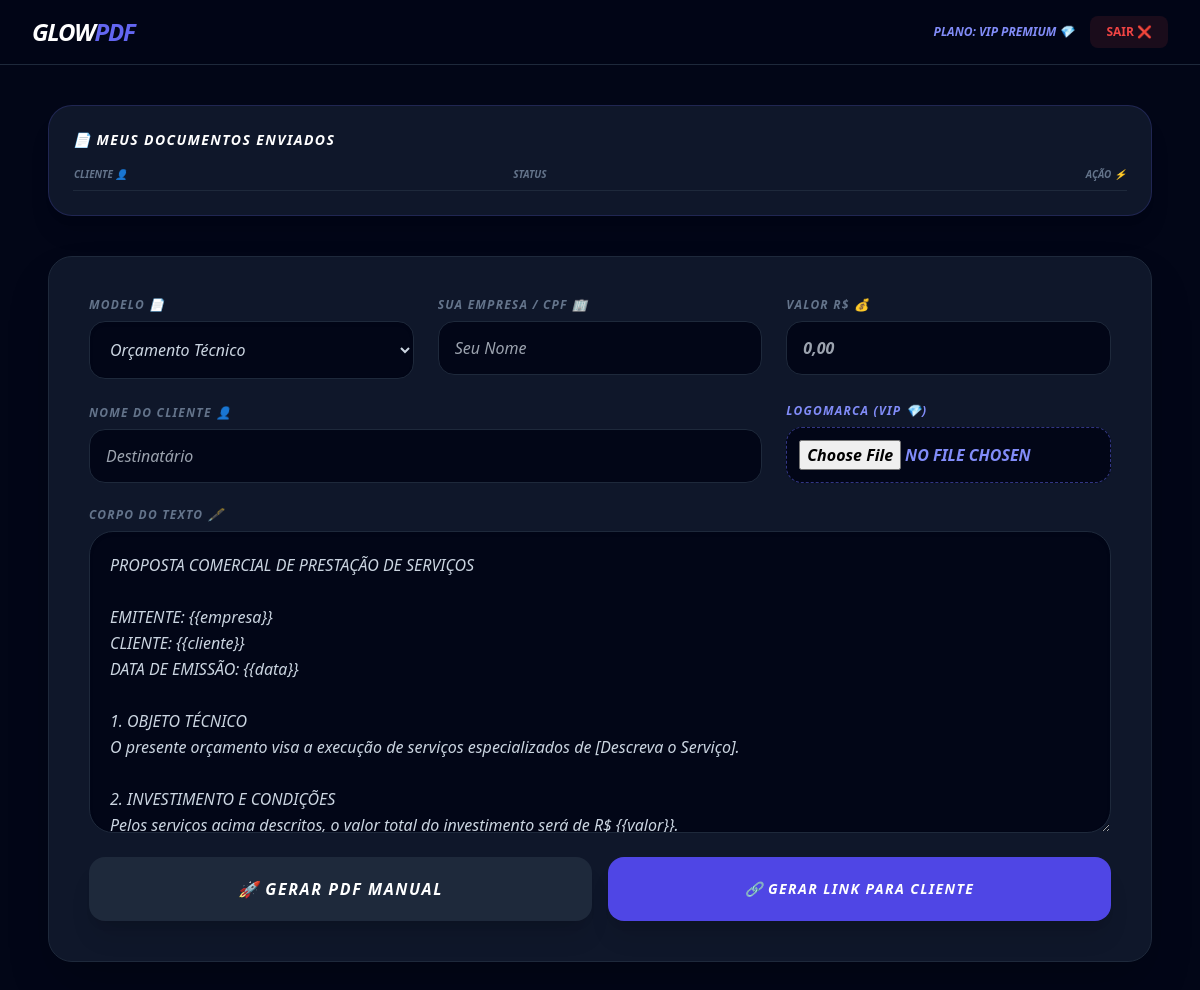
The page /index.php (signed in) on the database as committed earlier.
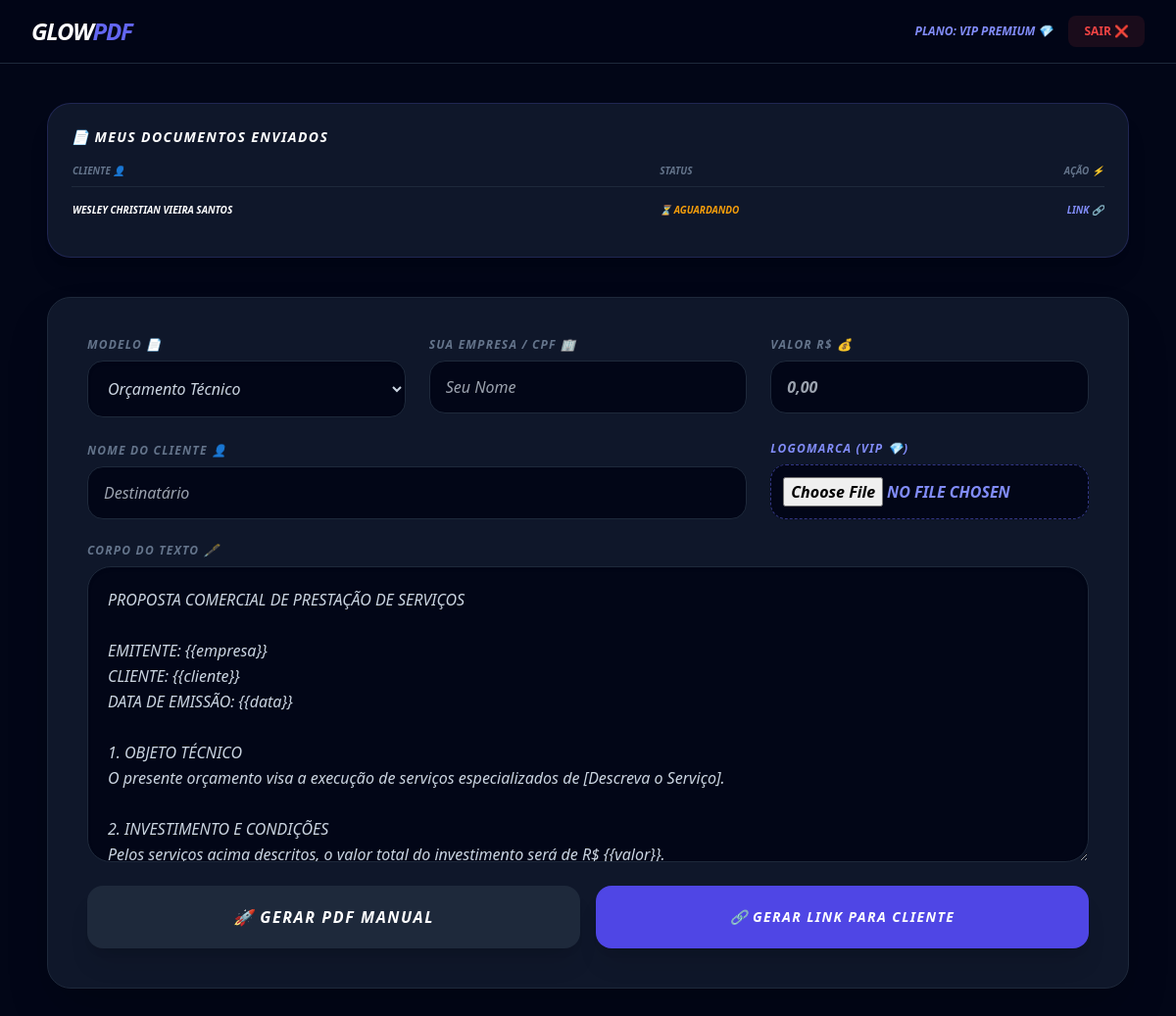
The same page on the database as committed later.
### tables this page shows
CREATE TABLE documentos (
    id INTEGER PRIMARY KEY AUTOINCREMENT,
    token VARCHAR(100) DEFAULT NULL,
    usuario_id INTEGER DEFAULT NULL,
    tipo VARCHAR(100) DEFAULT NULL,
    empresa VARCHAR(255) DEFAULT NULL,
    cliente VARCHAR(255) DEFAULT NULL,
    valor VARCHAR(50) DEFAULT NULL,
    descricao TEXT DEFAULT NULL,
    logo_empresa LONGTEXT DEFAULT NULL,
    assinatura_cliente LONGTEXT DEFAULT NULL,
    assinatura_empresa LONGTEXT DEFAULT NULL,
    status TEXT DEFAULT "pendente" CHECK(status IN ("pendente","assinado_cliente","assinado")),
    criado_em DATETIME DEFAULT CURRENT_TIMESTAMP
);

### index.php (the view, shortened to what this page needs)
<?php
try {
    $pdo = new PDO("sqlite:glow.db");
$pdo->setAttribute(PDO::ATTR_ERRMODE, PDO::ERRMODE_EXCEPTION);
} catch (Exception $e) {
    die("Erro ao conectar no banco de dados: " . $e->getMessage());
}
$hoje = date("Y-m-d"); $is_pro = false;
if (isset($_SESSION["user"]) && isset($pdo)) {
    $stmt = $pdo->prepare("SELECT status, expira_em FROM usuarios WHERE id = ?");
    $stmt->execute([$_SESSION["user"]["id"]]);
    $check = $stmt->fetch();
    if ($check && $check["status"] === "ativo" && $check["expira_em"] >= $hoje) { $is_pro = true; }
}
?>
<!DOCTYPE html>
<html lang="pt-br">
<head>
    <script src="https://cdn.tailwindcss.com"></script>
</head>
<body class="bg-custom text-slate-300 min-h-screen font-sans">
    <nav class="bg-[#020617]/80 backdrop-blur-md border-b border-slate-800 sticky top-0 z-50">
        <div class="max-w-7xl mx-auto px-4 sm:px-6 lg:px-8">
            <div class="flex justify-between h-16 items-center">
                <h1 class="text-xl md:text-2xl font-black text-white italic tracking-tighter">GLOW<span class="text-indigo-500">PDF</span></h1>
                <div class="hidden md:flex items-center gap-4">
                    <?php if (isset($_SESSION["user"])): ?>
                        <span class="text-xs font-bold text-indigo-400 uppercase italic text-xs">PLANO: <?= $is_pro ? "VIP PREMIUM 💎" : "GRATUITO" ?></span>
                        <a href="?logout=1" class="bg-red-500/10 text-red-500 px-4 py-2 rounded-lg text-xs font-bold uppercase">SAIR ❌</a>
                    <?php endif; ?>
                </div>
            </div>
        </div>
    </nav>
    <main class="max-w-6xl mx-auto py-6 md:py-10 px-4 md:px-6 italic">
        <?php if($is_pro): ?>
        <div class="mb-10 card-custom p-6 rounded-3xl border-indigo-500/20 shadow-xl italic italic">
            <h3 class="text-white font-bold mb-4 flex items-center gap-2 text-sm uppercase tracking-widest text-indigo-400 italic italic">📄 Meus Documentos Enviados</h3>
            <div class="overflow-x-auto text-[10px] italic">
                <table class="w-full text-left italic">
                    <thead class="text-slate-500 border-b border-slate-800 uppercase italic italic"><tr><th class="pb-2 italic">Cliente 👤</th><th class="pb-2 italic">Status</th><th class="pb-2 text-right italic">Ação ⚡</th></tr></thead>
                    <tbody class="divide-y divide-slate-800 italic">
                        <?php
                        $stmt_doc = $pdo->prepare("SELECT * FROM documentos WHERE usuario_id = ? ORDER BY criado_em DESC");
                        $stmt_doc->execute([$_SESSION['user']['id']]);
                        foreach($stmt_doc->fetchAll() as $md): ?>
                        <tr class="hover:bg-slate-800/50 transition italic">
                            <td class="py-4 text-white font-bold uppercase italic italic"><?= $md['cliente'] ?></td>
                            <td class="italic italic"><?php if($md['status'] == 'pendente'): ?><span class="text-amber-500 font-bold uppercase italic italic">⏳ Aguardando</span><?php elseif($md['status'] == 'assinado_cliente'): ?><span class="text-indigo-400 font-bold uppercase italic italic">✨ Cliente Assinou!</span><?php else: ?><span class="text-emerald-500 font-bold uppercase italic italic text-xs">✅ Concluído</span><?php endif; ?></td>
                            <td class="text-right italic italic"><?php if($md['status'] == 'pendente'): ?><button onclick="prompt('Link:', 'https://<?= $_SERVER['HTTP_HOST'] ?>/assinar.php?id=<?= $md['token'] ?>')" class="text-indigo-400 font-bold uppercase italic italic">Link 🔗</button><?php elseif($md['status'] == 'assinado_cliente'): ?><button onclick="abrirAssinaturaEmpresa(<?= $md['id'] ?>)" class="bg-indigo-600 text-white px-3 py-1 rounded-lg font-black uppercase text-[9px] shadow-lg italic italic">ASSINAR ✍️</button><?php else: ?><a href="?baixar_doc=<?= $md['id'] ?>" class="bg-emerald-600 text-white px-3 py-1 rounded-lg font-black uppercase text-[9px] shadow-md italic italic">Baixar 📄</a><?php endif; ?></td>
                        </tr>
                        <?php endforeach; ?>
                    </tbody>
                </table>
            </div>
        </div>
        <?php endif; ?>
        <div class="card-custom p-6 md:p-10 rounded-3xl shadow-2xl border-slate-800 italic italic italic">
            <form method="POST" id="mainForm" enctype="multipart/form-data" class="flex flex-col gap-6 italic italic italic">
                <div class="grid grid-cols-1 md:grid-cols-3 gap-6 italic italic">
                    <div class="flex flex-col italic"><label class="text-[10px] font-bold text-slate-500 uppercase mb-2 text-xs tracking-widest italic italic">Modelo 📄</label><select name="tipo_documento" id="tipo_doc" onchange="alterarTextoBase()" class="w-full p-4 rounded-2xl bg-slate-950 border border-slate-800 outline-none focus:border-indigo-500 text-sm shadow-inner italic italic"><option value="ORÇAMENTO TÉCNICO">Orçamento Técnico</option><option value="RECIBO DE PAGAMENTO">Recibo de Pagamento</option><option value="CONTRATO DE SERVIÇO">Contrato de Prestação</option><option value="DECLARAÇÃO">Declaração Profissional</option></select></div>
                    <div class="flex flex-col italic"><label class="text-[10px] font-bold text-slate-500 uppercase mb-2 text-xs tracking-widest italic italic">Sua Empresa / CPF 🏢</label><input type="text" name="empresa" id="emp_f" required placeholder="Seu Nome" class="w-full p-4 rounded-2xl bg-slate-950 border border-slate-800 outline-none text-sm focus:border-indigo-500 italic italic"></div>
                    <div class="flex flex-col italic"><label class="text-[10px] font-bold text-slate-500 uppercase mb-2 text-xs tracking-widest italic italic">Valor R$ 💰</label><input type="text" name="valor" id="val_f" required placeholder="0,00" class="w-full p-4 rounded-2xl bg-slate-950 border border-slate-800 text-indigo-400 font-bold text-sm focus:border-indigo-500 italic italic"></div>
                </div>
                <div class="grid grid-cols-1 md:grid-cols-3 gap-6 items-end italic italic italic italic">
                    <div class="md:col-span-2 flex flex-col italic italic"><label class="text-[10px] font-bold text-slate-500 uppercase mb-2 text-xs tracking-widest italic italic italic">Nome do Cliente 👤</label><input type="text" name="cliente" id="cli_f" required placeholder="Destinatário" class="w-full p-4 rounded-2xl bg-slate-950 border border-slate-800 text-sm focus:border-indigo-500 italic italic"></div>
                    <div class="flex flex-col italic italic"><label class="text-[10px] font-bold text-indigo-400 uppercase mb-2 text-xs tracking-widest italic font-black text-indigo-400 italic italic">Logomarca (VIP 💎)</label><?php if ($is_pro): ?><input type="file" name="logo_file" class="w-full p-3 text-[10px] bg-slate-950 rounded-2xl border border-dashed border-indigo-500/50 text-indigo-400 font-bold uppercase shadow-sm italic italic italic"><?php else: ?><div class="w-full p-4 bg-slate-800/20 rounded-2xl text-slate-500 italic text-center border border-slate-800 text-[10px] italic">Liberado apenas no VIP 💎</div><?php endif; ?></div>
                </div>
                <div class="flex flex-col italic italic"><label class="text-[10px] font-bold text-slate-500 uppercase mb-2 text-xs tracking-widest italic italic italic">Corpo do Texto 🖋️</label><textarea name="descricao" id="texto_doc" rows="10" class="w-full p-5 rounded-3xl bg-slate-950 border border-slate-800 outline-none text-sm leading-relaxed focus:border-indigo-500 shadow-inner italic italic"></textarea></div>
                <div class="grid grid-cols-1 md:grid-cols-2 gap-4 italic italic">
                    <button type="submit" name="gerar_pdf" class="bg-slate-800 hover:bg-slate-700 text-white font-black py-5 rounded-2xl uppercase tracking-widest transition shadow-xl text-sm md:text-base italic italic italic">🚀 GERAR PDF MANUAL</button>
                    <?php if ($is_pro): ?>
                    <button type="submit" name="gerar_link" class="bg-indigo-600 hover:bg-indigo-500 text-white font-black py-5 rounded-2xl uppercase tracking-widest shadow-xl transition text-sm italic italic italic">🔗 GERAR LINK PARA CLIENTE</button>
                    <?php endif; ?>
                </div>
            </form>
        </div>
    </main>
</body>
</html>

### index.php (style rules this page uses)
.bg-custom { background: #020617; }
.card-custom { background: #0f172a; border: 1px solid #1e293b; }
input, select, textarea { font-size: 16px !important; }

Rows that differ between the two databases and show on the page:
added documentos: cliente "WESLEY CHRISTIAN VIEIRA SANTOS", status "⏳ AGUARDANDO"
